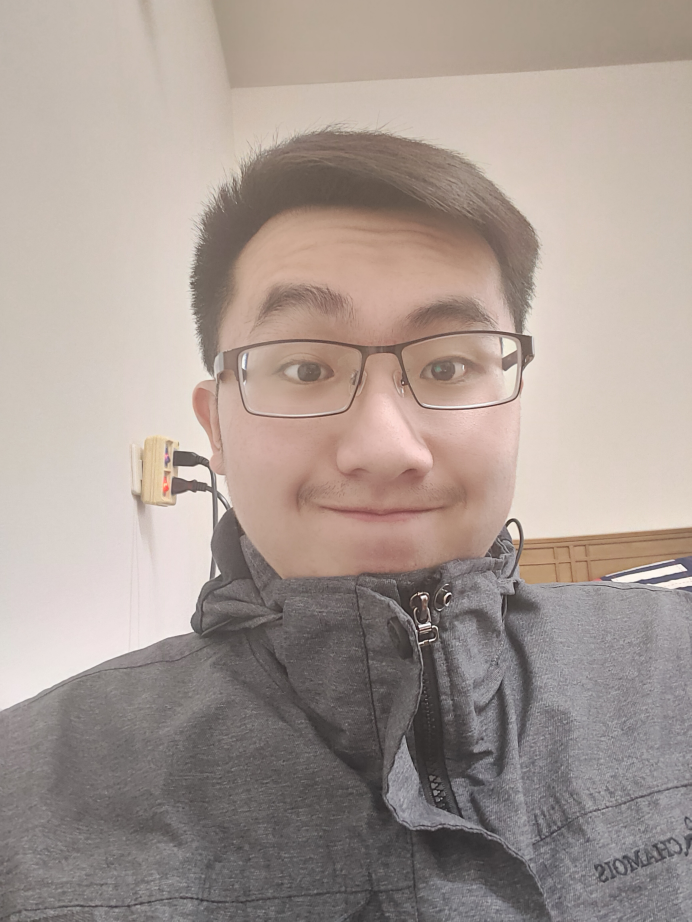
#> input picture peng.jpg, 3456 x 4608 px (shown at 1/5 size)
$ python facedetect.py
#> lines starting #> are read from the running program, lines starting #| are printed output that depends on the picture; after the words box and inside, x2 and y2 are one past the last pixel; in counts of white or black regions, pixels touching at a corner belong together
import cv2

img = cv2.imread('peng.jpg')
#> img is the input picture: shape (4608, 3456, 3); mean B, G, R 147.3, 154.1, 167.1
img = cv2.resize(img,(0,0),fx = 0.1,fy = 0.1)
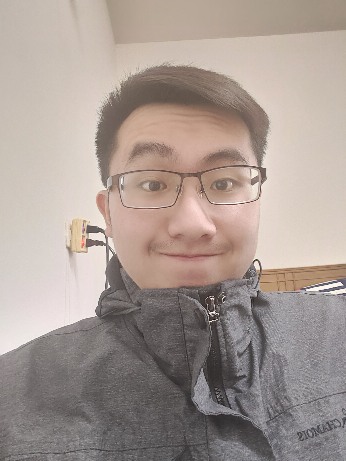
#> img: shape (461, 346, 3); mean B, G, R 147.4, 154.3, 167.3
gray = cv2.cvtColor(img,cv2.COLOR_BGR2GRAY)
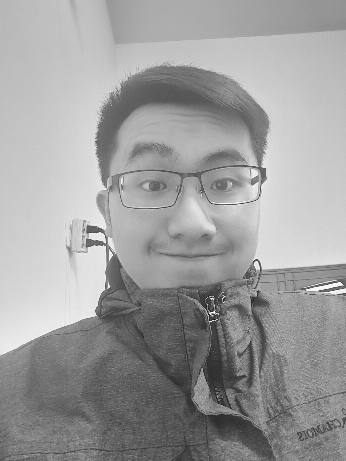
#> gray: shape (461, 346); min 22, max 254, mean 157.4
faceCascade = cv2.CascadeClassifier('face_detect.xml')
faceRect = faceCascade.detectMultiScale(gray,1.2,4) #target 縮小倍數 要被框幾次才有偵測到
#> faceRect = [[89, 106, 200, 200]]
#print(len(faceRect))
for(x,y,w,h) in faceRect:
    cv2.rectangle(img,(x,y),(x+w,y+h),(0,255,0),4)
#> this loop made 1 pass
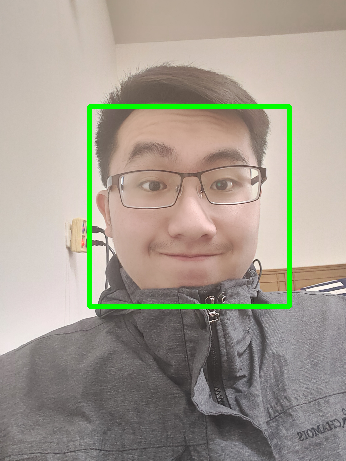
#> img: shape (461, 346, 3); 2.5% of pixels changed, all inside (x1, y1, x2, y2) = (87, 104, 292, 309)

cv2.imshow('img',img)
cv2.waitKey(0)
